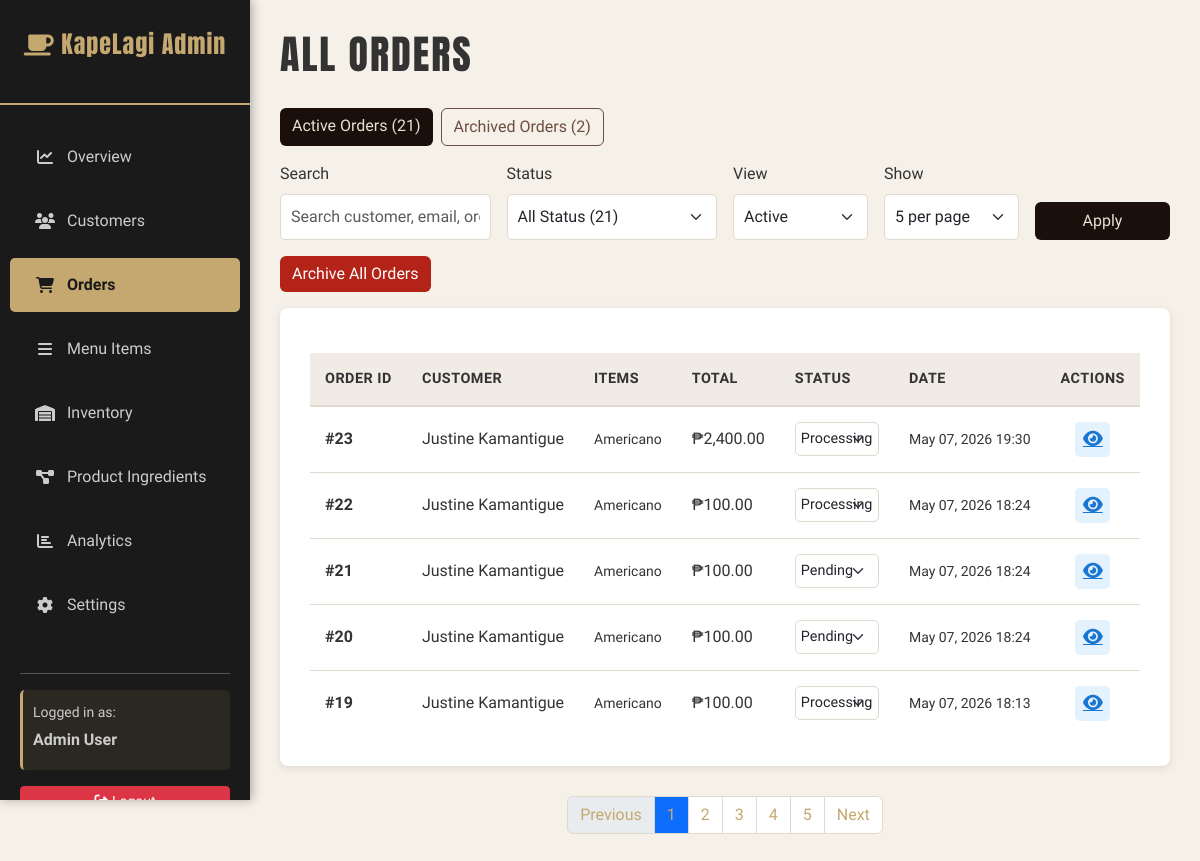
The app's page /admin/orders.php (signed in) with its own data.
### tables this page shows
CREATE TABLE `orders` (
  `id` int(11) NOT NULL,
  `user_id` int(11) NOT NULL,
  `customer_name` varchar(100) NOT NULL,
  `customer_email` varchar(100) NOT NULL,
  `customer_phone` varchar(20) DEFAULT NULL,
  `delivery_address` varchar(255) DEFAULT NULL,
  `city` varchar(50) DEFAULT NULL,
  `province` varchar(50) DEFAULT NULL,
  `payment_method` varchar(20) NOT NULL DEFAULT 'COD',
  `payment_intent_id` varchar(100) DEFAULT NULL,
  `total_amount` decimal(10,2) DEFAULT NULL,
  `status` varchar(20) DEFAULT 'pending',
  `is_archived` tinyint(1) NOT NULL DEFAULT 0,
  `archived_at` datetime DEFAULT NULL,
  `special_notes` text DEFAULT NULL,
  `cancellation_reason` text DEFAULT NULL,
  `created_at` timestamp NULL DEFAULT current_timestamp(),
  `updated_at` timestamp NULL DEFAULT current_timestamp() ON UPDATE current_timestamp()
);

### admin/orders.php (the view, shortened to what this page needs)
<?php
include 'includes/header.php';
$status_filter = isset($_GET['status']) ? $_GET['status'] : 'all';
$search_query = trim($_GET['search'] ?? '');
$scope = isset($_GET['scope']) && $_GET['scope'] === 'archived' ? 'archived' : 'active';
$current_page = max(1, intval($_GET['page'] ?? 1));
$orders_per_page = max(1, intval($_GET['per_page'] ?? 5));
$allowed_page_sizes = [5, 10, 20, 50];
$base_query = "
    SELECT o.id, o.customer_name, o.customer_email, GROUP_CONCAT(DISTINCT p.name SEPARATOR ', ') as items,
           o.total_amount, o.status, o.created_at, o.delivery_address
    FROM orders o
    LEFT JOIN order_items oi ON o.id = oi.order_id
    LEFT JOIN products p ON oi.product_id = p.id
";
$where_clause = '';
$where_parts = [];
if ($scope === 'archived') {
    $where_parts[] = "o.is_archived = 1";
} else {
    $where_parts[] = "(o.is_archived = 0 OR o.is_archived IS NULL)";
}
if (!empty($where_parts)) {
    $where_clause = ' WHERE ' . implode(' AND ', $where_parts);
}
$count_query = "
    SELECT COUNT(*) as total
    FROM (
        SELECT o.id
        FROM orders o
        LEFT JOIN order_items oi ON o.id = oi.order_id
        LEFT JOIN products p ON oi.product_id = p.id
        " . $where_clause . "
        GROUP BY o.id
    ) as grouped_orders
";
$total_orders = (int) ($conn->query($count_query)->fetch_assoc()['total'] ?? 0);
$total_pages = max(1, (int) ceil($total_orders / $orders_per_page));
$offset = ($current_page - 1) * $orders_per_page;
$query = $base_query . $where_clause . " GROUP BY o.id ORDER BY o.created_at DESC LIMIT $orders_per_page OFFSET $offset";
$orders = $conn->query($query);
$active_orders_total = (int) ($conn->query("SELECT COUNT(*) as count FROM orders WHERE is_archived = 0 OR is_archived IS NULL")->fetch_assoc()['count'] ?? 0);
$archived_orders_total = (int) ($conn->query("SELECT COUNT(*) as count FROM orders WHERE is_archived = 1")->fetch_assoc()['count'] ?? 0);
$count_scope_condition = $scope === 'archived' ? 'is_archived = 1' : '(is_archived = 0 OR is_archived IS NULL)';
$pending = $conn->query("SELECT COUNT(*) as count FROM orders WHERE $count_scope_condition AND status = 'pending'")->fetch_assoc()['count'];
$processing = $conn->query("SELECT COUNT(*) as count FROM orders WHERE $count_scope_condition AND status = 'processing'")->fetch_assoc()['count'];
$completed = $conn->query("SELECT COUNT(*) as count FROM orders WHERE $count_scope_condition AND status = 'completed'")->fetch_assoc()['count'];
$cancelled = $conn->query("SELECT COUNT(*) as count FROM orders WHERE $count_scope_condition AND status = 'cancelled'")->fetch_assoc()['count'];
?>
<h1 class="page-title">All Orders</h1>
<div class="d-flex flex-wrap gap-2 mb-3">
    <a href="?scope=active&status=<?php echo urlencode($status_filter); ?>&search=<?php echo urlencode($search_query); ?>&per_page=<?php echo $orders_per_page; ?>&page=1"
        class="btn <?php echo $scope === 'active' ? '' : 'btn-outline-dark'; ?>"
        style="<?php echo $scope === 'active' ? 'background-color: #1A0F0A; color: #E8E0D0; border: none;' : 'border-color: #1A0F0A; color: #1A0F0A;'; ?>">
        Active Orders (<?php echo $active_orders_total; ?>)
    </a>
    <a href="?scope=archived&status=<?php echo urlencode($status_filter); ?>&search=<?php echo urlencode($search_query); ?>&per_page=<?php echo $orders_per_page; ?>&page=1"
        class="btn <?php echo $scope === 'archived' ? '' : 'btn-outline-dark'; ?>"
        style="<?php echo $scope === 'archived' ? 'background-color: #6d4c41; color: #fff; border: none;' : 'border-color: #6d4c41; color: #6d4c41;'; ?>">
        Archived Orders (<?php echo $archived_orders_total; ?>)
    </a>
</div>
<form method="get" class="row g-3 align-items-end mb-3">
    <div class="col-md-6 col-lg-3">
        <label class="form-label" for="orderSearch">Search</label>
        <input type="text" class="form-control" id="orderSearch" name="search" value="<?php echo htmlspecialchars($search_query); ?>" placeholder="Search customer, email, order ID, item">
    </div>
    <div class="col-md-6 col-lg-3">
        <label class="form-label" for="orderStatusFilter">Status</label>
        <select class="form-select" id="orderStatusFilter" name="status">
            <option value="all" <?php echo $status_filter === 'all' ? 'selected' : ''; ?>>All Status (<?php echo $pending + $processing + $completed + $cancelled; ?>)</option>
        </select>
    </div>
    <div class="col-md-4 col-lg-2">
        <label class="form-label" for="orderScopeFilter">View</label>
        <select class="form-select" id="orderScopeFilter" name="scope">
            <option value="active" <?php echo $scope === 'active' ? 'selected' : ''; ?>>Active</option>
        </select>
    </div>
    <div class="col-md-4 col-lg-2">
        <label class="form-label" for="ordersPerPage">Show</label>
        <select class="form-select" id="ordersPerPage" name="per_page">
            <?php foreach ($allowed_page_sizes as $page_size): ?>
                <option value="<?php echo $page_size; ?>" <?php echo $orders_per_page === $page_size ? 'selected' : ''; ?>><?php echo $page_size; ?> per page</option>
            <?php endforeach; ?>
        </select>
    </div>
    <div class="col-md-4 col-lg-2 d-grid">
        <button type="submit" class="btn" style="background-color: #1A0F0A; color: #E8E0D0;">Apply</button>
    </div>
</form>
<?php if ($scope === 'active' && ($pending + $processing + $completed + $cancelled) > 0): ?>
    <form method="post" class="mb-3" onsubmit="return confirm('Archive all active orders? This will hide them from the active list but keep them in archived records.');">
        <button type="submit" class="btn" style="background-color: #b42318; color: #fff; border: none;">Archive All Orders</button>
    </form>
<?php endif; ?>
<div class="section-card">
    <table class="admin-table">
        <thead>
            <tr>
                <th>Order ID</th>
                <th>Customer</th>
                <th>Items</th>
                <th>Total</th>
                <th>Status</th>
                <th>Date</th>
                <th>Actions</th>
            </tr>
        </thead>
        <tbody>
            <?php
            if ($orders->num_rows > 0) {
                while ($order = $orders->fetch_assoc()) {
                    echo '<tr>
                            <td><strong>#' . htmlspecialchars($order['id']) . '</strong></td>
                            <td>' . htmlspecialchars($order['customer_name']) . '</td>
                            <td><small>' . htmlspecialchars(substr($order['items'] ?? '', 0, 40)) . '</small></td>
                            <td>₱' . number_format($order['total_amount'], 2) . '</td>
                            <td>
                                <select class="form-select form-select-sm" style="max-width: 150px; border: 1px solid #e0d9cd; border-radius: 5px; padding: 5px; cursor: pointer;" onchange="handleOrderStatusChange(this, ' . $order['id'] . ')">
                                    <option value="pending" ' . ($order['status'] === 'pending' ? 'selected' : '') . '>Pending</option>
                                    <option value="processing" ' . ($order['status'] === 'processing' ? 'selected' : '') . '>Processing</option>
                                    <option value="completed" ' . ($order['status'] === 'completed' ? 'selected' : '') . '>Completed</option>
                                    <option value="cancelled" ' . ($order['status'] === 'cancelled' ? 'selected' : '') . '>Cancelled</option>
                                </select>
                            </td>
                            <td><small>' . date('M d, Y H:i', strtotime($order['created_at'])) . '</small></td>
                            <td>
                                <div class="action-buttons">
                                    <a href="order-details.php?id=' . $order['id'] . '" class="btn-action btn-edit" title="View Details">
                                        <i class="fas fa-eye"></i>
                                    </a>
                                </div>
                            </td>
                          </tr>';
                }
            } else {
                echo '<tr><td colspan="7" style="text-align: center; padding: 40px;">No orders found</td></tr>';
            }
            ?>
        </tbody>
    </table>
</div>
<?php if ($total_pages > 1): ?>
    <nav aria-label="Orders pagination" style="margin-top: 24px;">
        <ul class="pagination">
            <li class="page-item <?php echo $current_page <= 1 ? 'disabled' : ''; ?>">
                <a class="page-link" href="?status=<?php echo urlencode($status_filter); ?>&search=<?php echo urlencode($search_query); ?>&scope=<?php echo urlencode($scope); ?>&per_page=<?php echo $orders_per_page; ?>&page=<?php echo max(1, $current_page - 1); ?>">Previous</a>
            </li>
            <?php for ($page = 1; $page <= $total_pages; $page++): ?>
                <li class="page-item <?php echo $page === $current_page ? 'active' : ''; ?>">
                    <a class="page-link" href="?status=<?php echo urlencode($status_filter); ?>&search=<?php echo urlencode($search_query); ?>&scope=<?php echo urlencode($scope); ?>&per_page=<?php echo $orders_per_page; ?>&page=<?php echo $page; ?>"><?php echo $page; ?></a>
                </li>
            <?php endfor; ?>
            <li class="page-item <?php echo $current_page >= $total_pages ? 'disabled' : ''; ?>">
                <a class="page-link" href="?status=<?php echo urlencode($status_filter); ?>&search=<?php echo urlencode($search_query); ?>&scope=<?php echo urlencode($scope); ?>&per_page=<?php echo $orders_per_page; ?>&page=<?php echo min($total_pages, $current_page + 1); ?>">Next</a>
            </li>
        </ul>
    </nav>
<?php endif; ?>
<?php include 'includes/footer.php'; ?>

### admin/css/admin-styles.css (style rules this page uses)
:root { --primary-bg: #2a2a2a; --sidebar-bg: #1a1a1a; --card-bg: #f5f1e8; --text-dark: #333; --text-muted: #999; --border-color: #e0d9cd; --success-color: #7cb342; --warning-color: #fbc02d; --danger-color: #d32f2f; --info-color: #1976d2; --primary-gold: #c4a870; --accent-brown: #6d4c41; }
* { margin: 0; padding: 0; box-sizing: border-box; }
html, body { height: 100%; font-family: 'Smooch Sans', sans-serif; }
body.admin-body { background-color: #f5f1e8; color: var(--text-dark); }
.page-title { font-family: 'Anton', sans-serif; font-size: 2.5rem; color: var(--text-dark); margin-bottom: 30px; text-transform: uppercase; letter-spacing: 2px; }
.section-card { background-color: white; border-radius: 8px; padding: 30px; margin-bottom: 30px; box-shadow: 0 2px 8px rgba(0, 0, 0, 0.1); }
.admin-table { width: 100%; border-collapse: collapse; margin-top: 15px; }
.admin-table thead th { background-color: #f0ebe4; color: var(--text-dark); font-weight: bold; padding: 15px; text-align: left; border-bottom: 2px solid var(--border-color); text-transform: uppercase; font-size: 0.9rem; letter-spacing: 0.5px; }
.admin-table tbody td { padding: 15px; border-bottom: 1px solid var(--border-color); color: var(--text-dark); }
.admin-table tbody tr:last-child td { border-bottom: none; }
.action-buttons { display: flex; gap: 8px; justify-content: center; }
.btn-action { width: 35px; height: 35px; padding: 0; display: flex; align-items: center; justify-content: center; border-radius: 5px; border: none; cursor: pointer; transition: all 0.3s ease; font-size: 1.1rem; }
.btn-edit { background-color: #e3f2fd; color: #1976d2; }
.pagination { margin-top: 20px; justify-content: center; }
.pagination .page-link { color: var(--primary-gold); border-color: var(--border-color); }
.form-control { width: 100%; padding: 10px; border: 1px solid var(--border-color); border-radius: 5px; font-family: inherit; font-size: 1rem; transition: border-color 0.3s ease; }
.form-select { width: 100%; padding: 10px; border: 1px solid var(--border-color); border-radius: 5px; font-family: inherit; font-size: 1rem; cursor: pointer; background-color: white; transition: border-color 0.3s ease; }
.form-select-sm { padding: 5px; font-size: 0.9rem; }
button[type="submit"] { transition: all 0.3s ease; }

### records on screen
orders: id "23", customer_name "Justine Kamantigue", items "Americano", total_amount "2,400.00", status+id "Processing", created_at "May 07, 2026 19:30"
orders: id "22", customer_name "Justine Kamantigue", items "Americano", total_amount "100.00", status+id "Processing", created_at "May 07, 2026 18:24"
orders: id "21", customer_name "Justine Kamantigue", items "Americano", total_amount "100.00", status+id "Pending", created_at "May 07, 2026 18:24"
orders: id "20", customer_name "Justine Kamantigue", items "Americano", total_amount "100.00", status+id "Pending", created_at "May 07, 2026 18:24"
orders: id "19", customer_name "Justine Kamantigue", items "Americano", total_amount "100.00", status+id "Processing", created_at "May 07, 2026 18:13"

### other values on screen
get_user_name() "Admin User"
$active_orders_total "21"
$archived_orders_total "2"
form field per_page "5 per page"
